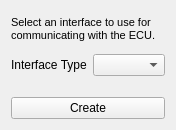
<?xml version="1.0" encoding="UTF-8"?>
<ui version="4.0">
 <class>AddInterfaceDialog</class>
 <widget class="QWidget" name="AddInterfaceDialog">
  <property name="geometry">
   <rect>
    <x>0</x>
    <y>0</y>
    <width>169</width>
    <height>103</height>
   </rect>
  </property>
  <property name="sizePolicy">
   <sizepolicy hsizetype="Preferred" vsizetype="Preferred">
    <horstretch>0</horstretch>
    <verstretch>0</verstretch>
   </sizepolicy>
  </property>
  <property name="windowTitle">
   <string>Form</string>
  </property>
  <layout class="QVBoxLayout" name="layout">
   <item>
    <layout class="QVBoxLayout" name="mainLayout">
     <property name="spacing">
      <number>6</number>
     </property>
     <item>
      <widget class="QLabel" name="label_2">
       <property name="sizePolicy">
        <sizepolicy hsizetype="Expanding" vsizetype="Fixed">
         <horstretch>0</horstretch>
         <verstretch>0</verstretch>
        </sizepolicy>
       </property>
       <property name="text">
        <string>&lt;html&gt;&lt;head/&gt;&lt;body&gt;&lt;p&gt;&lt;span style=&quot; font-size:8pt;&quot;&gt;Select an interface to use for communicating with the ECU.&lt;/span&gt;&lt;/p&gt;&lt;/body&gt;&lt;/html&gt;</string>
       </property>
       <property name="textFormat">
        <enum>Qt::RichText</enum>
       </property>
       <property name="wordWrap">
        <bool>true</bool>
       </property>
      </widget>
     </item>
     <item>
      <layout class="QFormLayout" name="formLayout">
       <property name="verticalSpacing">
        <number>0</number>
       </property>
       <item row="2" column="0">
        <widget class="QLabel" name="label">
         <property name="sizePolicy">
          <sizepolicy hsizetype="Preferred" vsizetype="Preferred">
           <horstretch>0</horstretch>
           <verstretch>0</verstretch>
          </sizepolicy>
         </property>
         <property name="text">
          <string>Interface Type</string>
         </property>
        </widget>
       </item>
       <item row="2" column="1">
        <widget class="QComboBox" name="comboMode">
         <property name="sizePolicy">
          <sizepolicy hsizetype="Expanding" vsizetype="Fixed">
           <horstretch>0</horstretch>
           <verstretch>0</verstretch>
          </sizepolicy>
         </property>
         <property name="sizeAdjustPolicy">
          <enum>QComboBox::AdjustToContents</enum>
         </property>
        </widget>
       </item>
      </layout>
     </item>
    </layout>
   </item>
   <item>
    <widget class="QPushButton" name="buttonCreate">
     <property name="text">
      <string>Create</string>
     </property>
    </widget>
   </item>
  </layout>
 </widget>
 <resources/>
 <connections/>
</ui>
